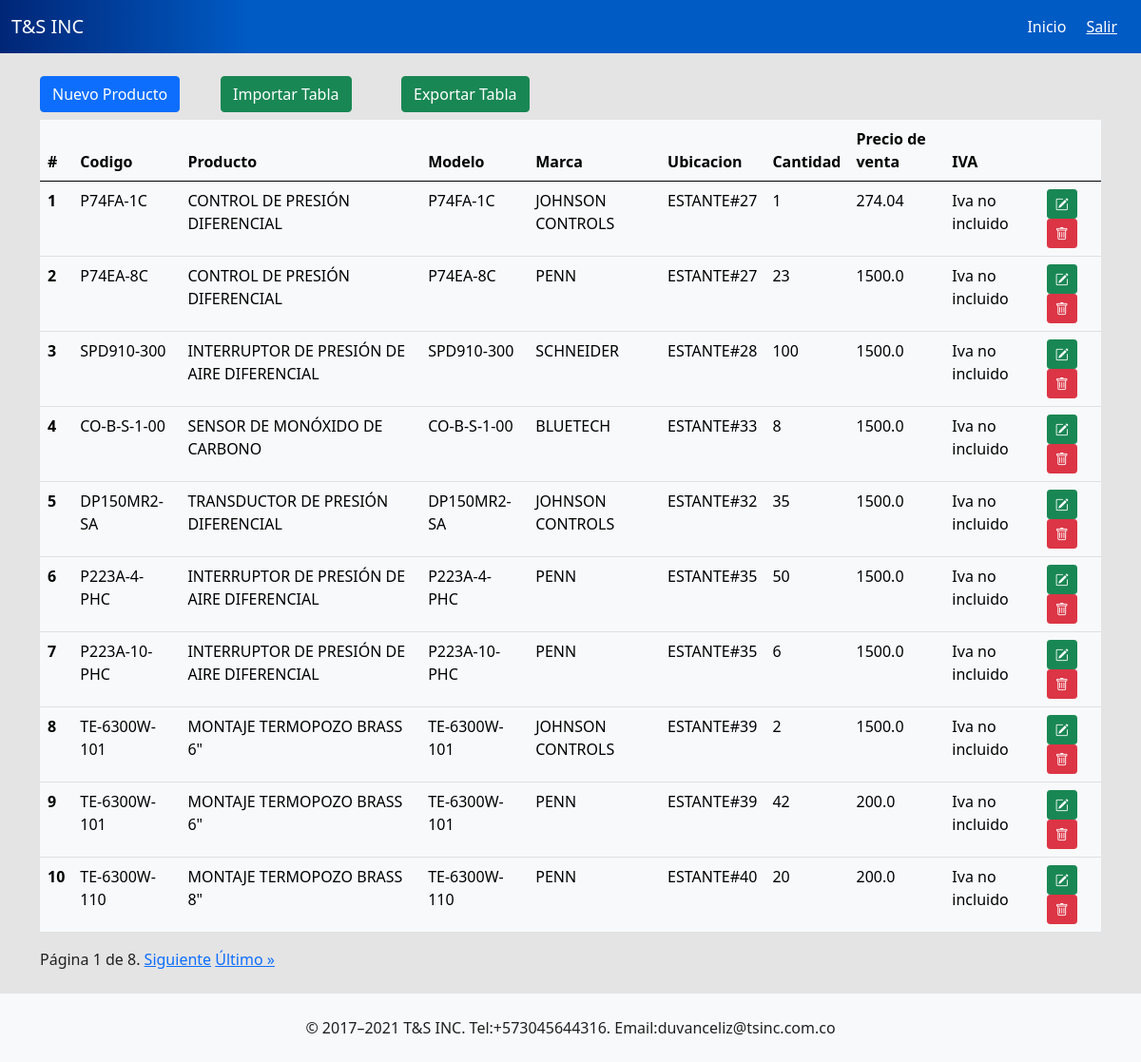
/product/ (signed in), run on the app's committed database.
### tsinc/models.py (models this page shows, shortened)
class Product(models.Model):
    code = models.CharField(max_length=200, default=None)
    product_name = models.CharField(max_length=200, default=None)
    factory_ref = models.CharField(max_length=200, default=None)
    model = models.CharField(max_length=200, default=None)
    sale_price = models.FloatField()
    brand = models.CharField(max_length=200, default=None)
    location = models.CharField(max_length=200, default=None)
    quantity = models.IntegerField()
    point = models.CharField(max_length=100,null=True,blank=True)
    description = models.CharField(max_length=200,null=True,blank=True)
    iva = models.BooleanField(default=False)
    date = models.DateField(default=datetime.date.today)

### tsinc/views.py (the view)
# urls.py: path('product/', views.product, name='product' ),
@login_required
def product(request):
    product = Product.objects.all()
    paginator = Paginator(product, 10)
    page_number = request.GET.get('page')
    page_obj = paginator.get_page(page_number)
    return render(request, 'product.html',{'page_obj': page_obj})

### tsinc/templates/product.html (shortened to what this page needs)
{% extends 'layout.html' %} {% block body %}
<div class="container">
  <div class="row mb-2">
    <div class="col-2"><a class="btn btn-primary" href="{% url 'create_product' %}">Nuevo Producto</a></div>
    <div class="col-2"><a class="btn btn-success" href="{% url 'uploadproducts' %}">Importar Tabla</a></div>
    <div class="col-2"><a class="btn btn-success" href="{% url 'download_products' %}">Exportar Tabla</a></div>
  </div>
    <div class="row">
      <div class="col-12">
        <table class="table table-hover table-light">
          <thead>
            <tr>
              <th scope="col">#</th>
              <th scope="col">Codigo</th>
              <th scope="col">Producto</th>
              <th scope="col">Modelo</th>
              <th scope="col">Marca</th>
              <th scope="col">Ubicacion</th>
              <th scope="col">Cantidad</th>
              <th scope="col">Precio de venta</th>
              <th scope="col">IVA</th>
              <th scope="col"></th>
            </tr>
          </thead>
          <tbody>
            <tr>
              {% for product in page_obj %}
              <th scope="row">{{product.id}}</th>
              <td>
                {{product.code}}
              </td>
              <td>{{product.product_name}}</td>
              <td>
                {{product.model}}
              </td>
              <td>
                {{product.brand}}
              </td>
              <td>
                {{product.location}}
              </td>
              <td>
                {{product.quantity}}
              </td>
              <td>
                {{product.sale_price}}
              </td>
              <td>
                {% if product.iva == False%}
                Iva no incluido
                {%else%}
                Iva incluido
                {% endif %}
              </td>
              <td>
                <button class="btn btn-success btn-sm">
                  <i class="bi bi-pencil-square"></i>
                </button>
                <a class="btn btn-danger btn-sm" href="" onclick="return verificar()">
                  <i class="bi bi-trash"></i>
                </a>
              </td>
            </tr>
            {%endfor%}
          </tbody>
        </table>
        <div class="pagination">
          <span class="step-links">
              <span class="current">
                  Página {{ page_obj.number }} de {{ page_obj.paginator.num_pages }}.
              </span>
              {% if page_obj.has_next %}
                  <a href="?page={{ page_obj.next_page_number }}">Siguiente</a>
                  <a href="?page={{ page_obj.paginator.num_pages }}">Último &raquo;</a>
              {% endif %}
          </span>
      </div>
      </div>
    </div>
  </div>
  {% load static %}
{% endblock %}

### tsinc/static/css/styles.css (style rules this page uses)
html, body { height: 100%; margin: 0; }

### data on the page
Product: id "1", code "P74FA-1C", product_name "CONTROL DE PRESIÓN DIFERENCIAL", model "P74FA-1C", brand "JOHNSON CONTROLS", location "ESTANTE#27", quantity "1", sale_price "274.04", iva "Iva no incluido"
Product: id "2", code "P74EA-8C", product_name "CONTROL DE PRESIÓN DIFERENCIAL", model "P74EA-8C", brand "PENN", location "ESTANTE#27", quantity "23", sale_price "1500.0", iva "Iva no incluido"
Product: id "3", code "SPD910-300", product_name "INTERRUPTOR DE PRESIÓN DE AIRE DIFERENCIAL", model "SPD910-300", brand "SCHNEIDER", location "ESTANTE#28", quantity "100", sale_price "1500.0", iva "Iva no incluido"
Product: id "4", code "CO-B-S-1-00", product_name "SENSOR DE MONÓXIDO DE CARBONO", model "CO-B-S-1-00", brand "BLUETECH", location "ESTANTE#33", quantity "8", sale_price "1500.0", iva "Iva no incluido"
Product: id "5", code "DP150MR2-SA", product_name "TRANSDUCTOR DE PRESIÓN DIFERENCIAL", model "DP150MR2-SA", brand "JOHNSON CONTROLS", location "ESTANTE#32", quantity "35", sale_price "1500.0", iva "Iva no incluido"
Product: id "6", code "P223A-4-PHC", product_name "INTERRUPTOR DE PRESIÓN DE AIRE DIFERENCIAL", model "P223A-4-PHC", brand "PENN", location "ESTANTE#35", quantity "50", sale_price "1500.0", iva "Iva no incluido"
Product: id "7", code "P223A-10-PHC", product_name "INTERRUPTOR DE PRESIÓN DE AIRE DIFERENCIAL", model "P223A-10-PHC", brand "PENN", location "ESTANTE#35", quantity "6", sale_price "1500.0", iva "Iva no incluido"
Product: id "8", code "TE-6300W-101", product_name "MONTAJE TERMOPOZO BRASS 6\"", model "TE-6300W-101", brand "JOHNSON CONTROLS", location "ESTANTE#39", quantity "2", sale_price "1500.0", iva "Iva no incluido"
Product: id "9", code "TE-6300W-101", product_name "MONTAJE TERMOPOZO BRASS 6\"", model "TE-6300W-101", brand "PENN", location "ESTANTE#39", quantity "42", sale_price "200.0", iva "Iva no incluido"
Product: id "10", code "TE-6300W-110", product_name "MONTAJE TERMOPOZO BRASS 8\"", model "TE-6300W-110", brand "PENN", location "ESTANTE#40", quantity "20", sale_price "200.0", iva "Iva no incluido"

### other printed values
{{ page_obj.number }} "1"
{{ page_obj.paginator.num_pages }} "8"
